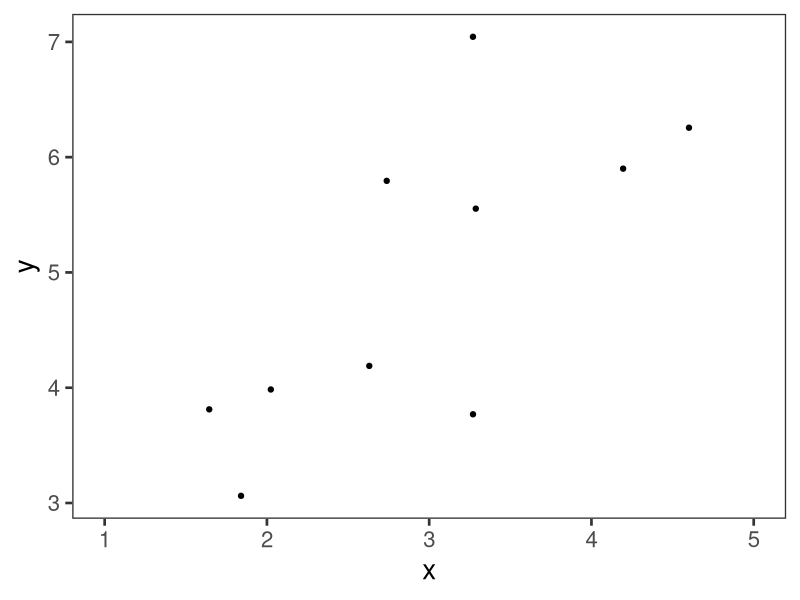
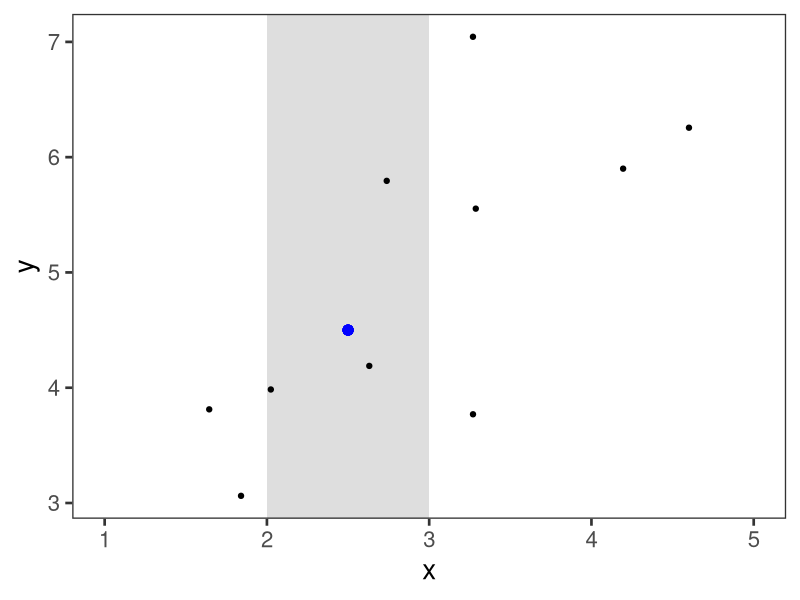
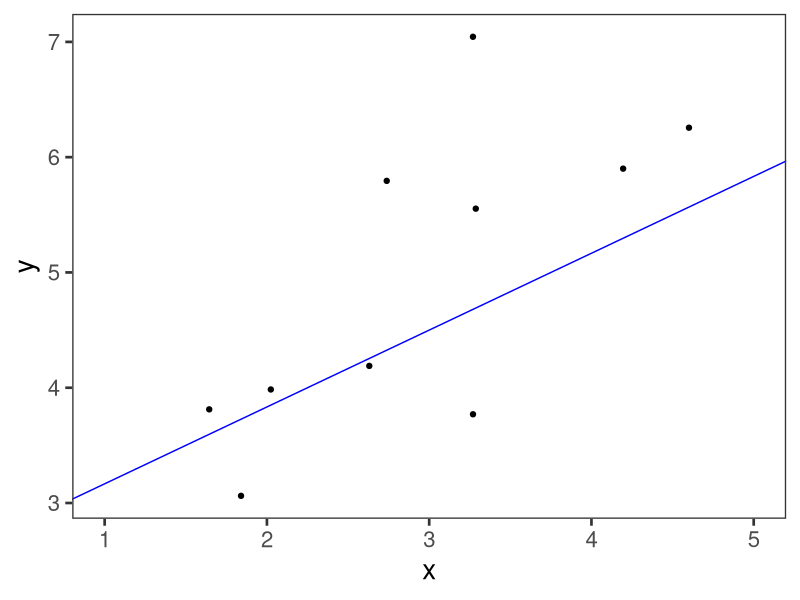
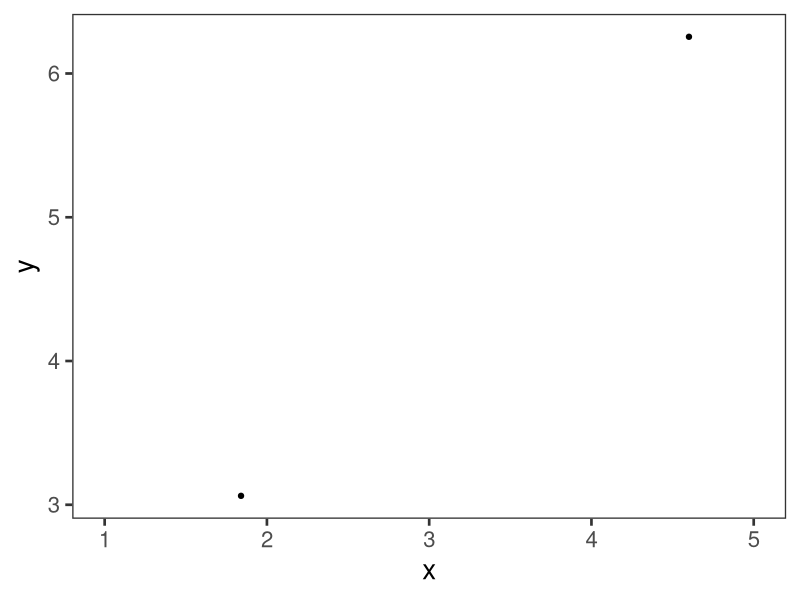
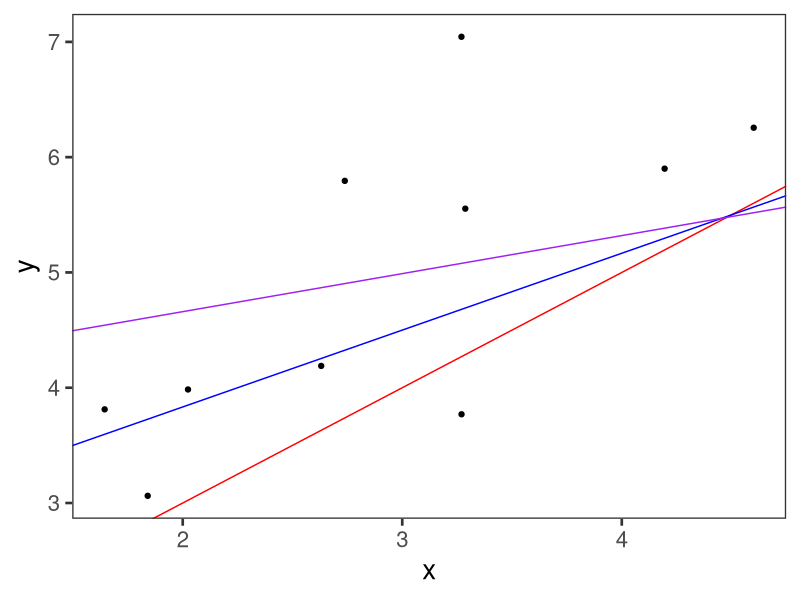
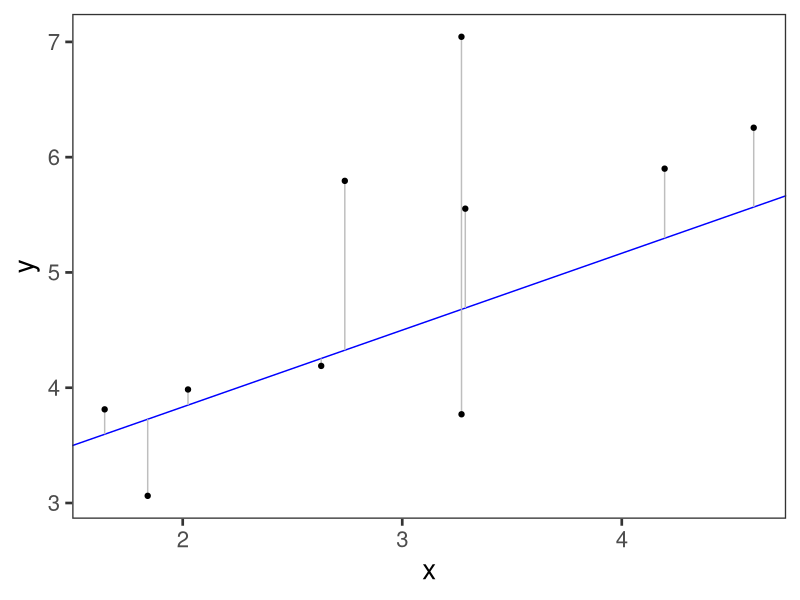
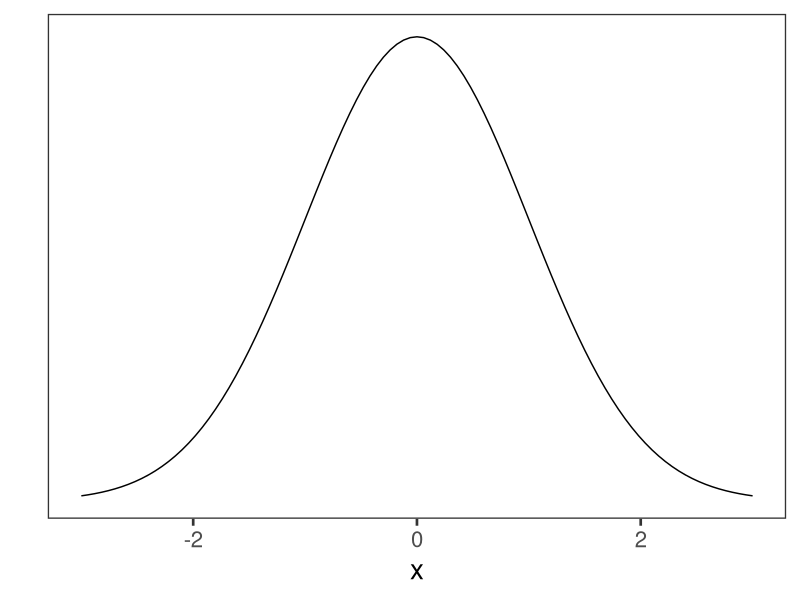
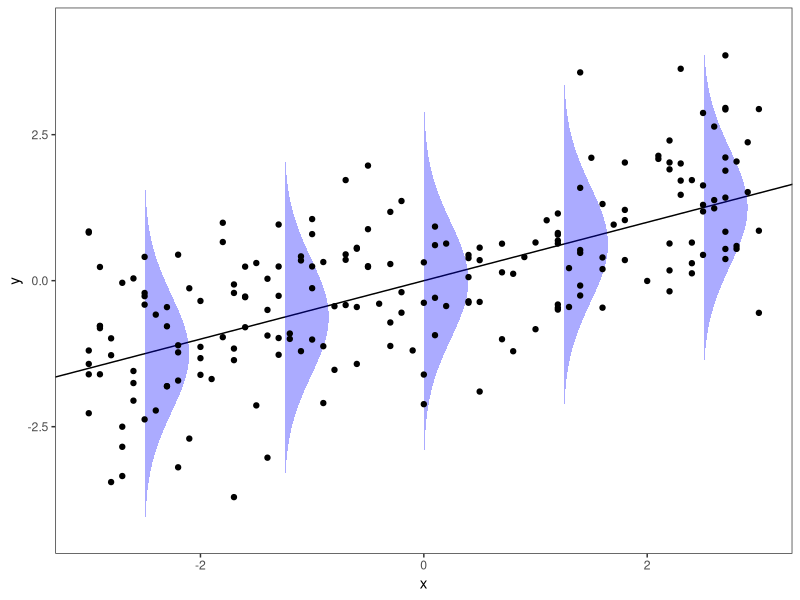

Recreate these plots in R, in order. (Note: this script raises an error after producing the figures.)
## ---- chunk 1

## ---- chunk 2
library(tidyverse)
# library(xaringanthemer)
knitr::opts_chunk$set(dev.args = list(bg = 'transparent'), echo=F)

ggplot2::theme_set(ggplot2::theme_bw(base_size = 20))
## ---- chunk 3


standardize <- function(x){
  (x-mean(x))/sd(x)
}


N <- 10

set.seed(234234)

dfsim <- tibble(
  x = rnorm(N, 3, 2),
  y = 3 + 2/3*x + rnorm(N, 0, 1)
) #%>% 
  # mutate(x = x*2, y = y*2) %>% 
  # bind_rows(
  #   tribble(
  #     ~x, ~y,
  #     3, 1,
  #     6, 3
  #   )
  # )

dfsim %>% 
  ggplot(aes(x=x, y=y)) + 
  geom_point() +
  theme(aspect.ratio=1) +
  theme_bw(base_size = 20) +
  theme(
    panel.grid=element_blank()
    ) +
  coord_cartesian() +
  xlim(1, 5)
## ---- chunk 4

dfsim %>% 
  ggplot(aes(x=x, y=y)) + 
  annotate("rect", xmin=2, xmax=3, ymin=-Inf, ymax=Inf, alpha=.5, fill="grey") +
  geom_point() +
  geom_point(aes(x = 2.5, y = 4.5), size=3, color="blue") +
  # geom_segment(aes(x = 2, xend=2, y=.5, yend=-Inf), linetype="dashed", color="red") +
  theme(aspect.ratio=1) +
  theme_bw(base_size = 20) +
  theme(
      panel.grid=element_blank()
  ) +
  coord_cartesian()+
  xlim(1, 5)
  # scale_x_continuous(breaks = c(-2, 0, 2, 4, 6, 8))
## ---- chunk 5

dfsim %>% 
  ggplot(aes(x=x, y=y)) + 
  geom_point() +
  geom_abline(intercept = 2.5, slope = 2/3, color="blue") + # slightly off
  theme(aspect.ratio=1) +
  theme_bw(base_size = 20) +
  theme(
      panel.grid=element_blank()
  ) +
  coord_cartesian() +
  xlim(1, 5)
## ---- chunk 6
dfsim %>%
  tail(2) %>% 
  ggplot(aes(x=x, y=y)) + 
  geom_point() +
  # geom_abline(intercept = -1.1, slope = 2/3.1, color="blue") + # slightly off
  theme(aspect.ratio=1) +
  theme_bw(base_size = 20) +
  theme(
      panel.grid=element_blank(), 
      # aspect.ratio=.5
  ) +
  coord_cartesian() +
  xlim(1, 5)
## ---- chunk 7
dfsim %>% 
  ggplot(aes(x=x, y=y)) + 
  geom_point() +
  geom_abline(intercept = 1, slope = 1, color="red") + # slightly off
  geom_abline(intercept = 2.5, slope = 2/3, color="blue") + # slightly off
  geom_abline(intercept = 4, slope = .33, color="purple") + # slightly off
  theme(aspect.ratio=1) +
  theme_bw(base_size = 20) +
  theme(
      panel.grid=element_blank()
  ) +
  coord_cartesian()
## ---- chunk 8

dfsim %>% 
    mutate(predy = x*2/3 + 2.5) %>% 
  ggplot(aes(x=x, y=y)) +
  geom_abline(slope = 2/3, intercept = 2.5, color="blue" ) +
  geom_segment(aes(xend=x, yend=predy), color="grey") +
  geom_point() +
  # theme(aspect.ratio=1)
  # ggplot(aes(x=x, y=y)) + 
  # geom_point() +
  # geom_abline(intercept = -2, slope = 1, color="red") + # slightly off
  # geom_abline(intercept = -1.1, slope = 2/3.1, color="blue") + # slightly off
  # geom_abline(intercept = 0, slope = .5, color="purple") + # slightly off
  # theme(aspect.ratio=1) +
  theme_bw(base_size = 20) +
  theme(
      panel.grid=element_blank(),
      # aspect.ratio=1
  ) +
  coord_cartesian()

# rand10 %>% 
#   mutate(predy = x) %>% 
#   ggplot(aes(x=x, y=y)) + 
#   geom_abline(slope = 1, intercept = 0, color="blue" ) +
#   geom_segment(aes(xend=x, yend=predy), color="grey") +
#   geom_point() +
#   theme(aspect.ratio=1)
## ---- chunk 9
ggplot(data = data.frame(x = c(-3, 3)), aes(x)) +
  stat_function(fun = dnorm, n = 101, args = list(mean = 0, sd = 1)) + ylab("") +
  scale_y_continuous(breaks = NULL) +
  theme_bw(base_size=20) +
  theme(panel.grid=element_blank())
## ---- chunk 10
## borrowed from:
## https://stackoverflow.com/a/62553817/8297546
set.seed(234524)
x <- seq(-2.5,2.5,length.out=5)
y <- x*0.5

# x <- x - mean(x)
# y <- y - mean(y)

df <- data.frame(x, y)

# For every row in `df`, compute a rotated normal density centered at `y` and shifted by `x`
curves <- lapply(seq_len(NROW(df)), function(i) {
  mu <- df$y[i]
  range <- mu + c(-3, 3)
  seq <- seq(range[1], range[2], length.out = 100)
  data.frame(
    x = 1 * dnorm(seq, mean = mu) + df$x[i],
    y = seq,
    grp = i
  )
})

# Combine above densities in one data.frame
curves <- do.call(rbind, curves)

sim_obs_data <- tibble(
  x = sample(seq(-3,3,.1), size=200, replace=T),
  y = x*.5 + rnorm(200, 0, 1)
)

ggplot(mapping=aes(x, y)) +
  # geom_line() +
  geom_abline(slope=.5, intercept=0) +
  # The path draws the curve
  # geom_path(data = curves, aes(x=x, group = grp)) +
  # The polygon does the shading. We can use `oob_squish()` to set a range.
  geom_polygon(data = curves, aes(x=x, group = grp), alpha=.33, fill="blue") +
  geom_point(data = sim_obs_data) +
  theme_bw() +
  theme(panel.grid = element_blank())
## ---- chunk 11
howell <- read_csv("../data/howell1.csv") %>% 
  filter(age >= 18)
## ---- chunk 12
head(howell)
## ---- chunk 13
knitr::include_graphics("img/San_Schmuck.jpeg")
## ---- chunk 14
howell %>% 
  ggplot(aes(x=height, y=weight)) + 
  geom_point()
## ---- chunk 15
fit <- lm(weight ~ height, data = howell)
## ---- chunk 16
fit
## ---- chunk 17
tibble(residual = fit$residuals) %>% 
  ggplot(aes(x=residual)) +
  geom_histogram()
## ---- chunk 18
tibble(residual = fit$residuals) %>% 
  ggplot(aes(sample = residual)) + # NOTE: stat_qq* expect a sample aesthetic
  stat_qq() +
  stat_qq_line()
## ---- chunk 19
tibble(
  predicted = fit$fitted.values,
  residual = fit$residuals
) %>% 
  ggplot(aes(x = predicted, y = residual)) +
  geom_point() +
  geom_hline(yintercept = 0)
## ---- chunk 20
ggplot(howell, aes(x=weight)) +
  geom_histogram()
## ---- chunk 21
summary(fit)
## ---- chunk 22
predict(fit, tibble(height = 176))
## ---- chunk 23
preds <- howell %>% 
  filter(height == min(height) | height == max(height)) %>% 
  mutate(predicted = predict(fit, .))

howell %>% 
  ggplot(aes(x=height, y=weight)) + 
  geom_point() +
  geom_line(data = preds, aes(x=height, y = predicted), color = "blue")
  
